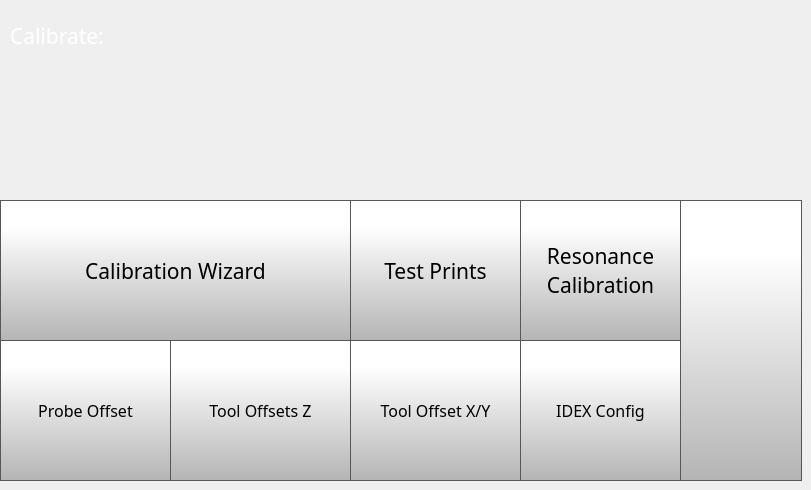
    <widget class="QWidget" name="calibratePage">
     <widget class="QLabel" name="calibrateLabel">
      <property name="geometry">
       <rect>
        <x>10</x>
        <y>20</y>
        <width>231</width>
        <height>31</height>
       </rect>
      </property>
      <property name="font">
       <font>
        <family>Gotham</family>
        <pointsize>16</pointsize>
        <bold>false</bold>
       </font>
      </property>
      <property name="styleSheet">
       <string notr="true">color: rgb(255, 255, 255);</string>
      </property>
      <property name="text">
       <string>Calibrate:</string>
      </property>
     </widget>
     <widget class="QPushButton" name="calibrateBackButton">
      <property name="geometry">
       <rect>
        <x>680</x>
        <y>200</y>
        <width>122</width>
        <height>281</height>
       </rect>
      </property>
      <property name="minimumSize">
       <size>
        <width>0</width>
        <height>0</height>
       </size>
      </property>
      <property name="font">
       <font>
        <family>Gotham Light</family>
        <pointsize>16</pointsize>
       </font>
      </property>
      <property name="styleSheet">
       <string notr="true">QPushButton {
     border: 1px solid rgb(87, 87, 87);
	background-color: qlineargradient(spread:pad, x1:0, y1:1, x2:0, y2:0.188, stop:0 rgba(180, 180, 180, 255), stop:1 rgba(255, 255, 255, 255));


}

QPushButton:pressed {
    background-color: qlineargradient(x1: 0, y1: 0, x2: 0, y2: 1,
                                      stop: 0 #dadbde, stop: 1 #f6f7fa);
}

QPushButton:flat {
    border: none; /* no border for a flat push button */
}

QPushButton:default {
    border-color: navy; /* make the default button prominent */
}</string>
      </property>
      <property name="text">
       <string/>
      </property>
      <property name="icon">
       <iconset>
        <normaloff>templates/img/arrows-4.png</normaloff>templates/img/arrows-4.png</iconset>
      </property>
      <property name="iconSize">
       <size>
        <width>70</width>
        <height>70</height>
       </size>
      </property>
      <property name="checkable">
       <bool>false</bool>
      </property>
      <property name="autoDefault">
       <bool>false</bool>
      </property>
      <property name="default">
       <bool>false</bool>
      </property>
      <property name="flat">
       <bool>false</bool>
      </property>
     </widget>
     <widget class="QToolButton" name="calibrationWizardButton">
      <property name="geometry">
       <rect>
        <x>0</x>
        <y>200</y>
        <width>351</width>
        <height>141</height>
       </rect>
      </property>
      <property name="font">
       <font>
        <family>Gotham</family>
        <pointsize>16</pointsize>
       </font>
      </property>
      <property name="styleSheet">
       <string notr="true">QToolButton {
     border: 1px solid rgb(87, 87, 87);
	background-color: qlineargradient(spread:pad, x1:0, y1:1, x2:0, y2:0.188, stop:0 rgba(180, 180, 180, 255), stop:1 rgba(255, 255, 255, 255));


}

QToolButton:pressed {
    background-color: qlineargradient(x1: 0, y1: 0, x2: 0, y2: 1,
                                      stop: 0 #dadbde, stop: 1 #f6f7fa);
}

QToolButton:flat {
    border: none; /* no border for a flat push button */
}

QToolButton:default {
    border-color: navy; /* make the default button prominent */
}

QToolButton:focus {
	outline: none;
}</string>
      </property>
      <property name="text">
       <string>Calibration Wizard</string>
      </property>
      <property name="icon">
       <iconset>
        <normaloff>templates/img/magic-wand.png</normaloff>templates/img/magic-wand.png</iconset>
      </property>
      <property name="iconSize">
       <size>
        <width>70</width>
        <height>70</height>
       </size>
      </property>
      <property name="toolButtonStyle">
       <enum>Qt::ToolButtonTextUnderIcon</enum>
      </property>
     </widget>
     <widget class="QToolButton" name="toolOffsetXYButton">
      <property name="geometry">
       <rect>
        <x>350</x>
        <y>340</y>
        <width>171</width>
        <height>141</height>
       </rect>
      </property>
      <property name="font">
       <font>
        <family>Gotham</family>
        <pointsize>12</pointsize>
       </font>
      </property>
      <property name="styleSheet">
       <string notr="true">QToolButton {

     border: 1px solid rgb(87, 87, 87);
	background-color: qlineargradient(spread:pad, x1:0, y1:1, x2:0, y2:0.188, stop:0 rgba(180, 180, 180, 255), stop:1 rgba(255, 255, 255, 255));



}

QToolButton:pressed {
    background-color: qlineargradient(x1: 0, y1: 0, x2: 0, y2: 1,
                                      stop: 0 #dadbde, stop: 1 #f6f7fa);
}

QToolButton:flat {
    border: none; /* no border for a flat push button */
}

QToolButton:default {
    border-color: navy; /* make the default button prominent */
}

QToolButton:focus {
	outline: none;
}</string>
      </property>
      <property name="text">
       <string>Tool Offset X/Y</string>
      </property>
      <property name="icon">
       <iconset>
        <normaloff>templates/img/Tool Offset Icon.png</normaloff>templates/img/Tool Offset Icon.png</iconset>
      </property>
      <property name="iconSize">
       <size>
        <width>70</width>
        <height>70</height>
       </size>
      </property>
      <property name="toolButtonStyle">
       <enum>Qt::ToolButtonTextUnderIcon</enum>
      </property>
     </widget>
     <widget class="QToolButton" name="nozzleOffsetButton">
      <property name="geometry">
       <rect>
        <x>0</x>
        <y>340</y>
        <width>171</width>
        <height>141</height>
       </rect>
      </property>
      <property name="font">
       <font>
        <family>Gotham</family>
        <pointsize>12</pointsize>
       </font>
      </property>
      <property name="styleSheet">
       <string notr="true">QToolButton {

     border: 1px solid rgb(87, 87, 87);
	background-color: qlineargradient(spread:pad, x1:0, y1:1, x2:0, y2:0.188, stop:0 rgba(180, 180, 180, 255), stop:1 rgba(255, 255, 255, 255));



}

QToolButton:pressed {
    background-color: qlineargradient(x1: 0, y1: 0, x2: 0, y2: 1,
                                      stop: 0 #dadbde, stop: 1 #f6f7fa);
}

QToolButton:flat {
    border: none; /* no border for a flat push button */
}

QToolButton:default {
    border-color: navy; /* make the default button prominent */
}

QToolButton:focus {
	outline: none;
}</string>
      </property>
      <property name="text">
       <string>Probe Offset</string>
      </property>
      <property name="icon">
       <iconset>
        <normaloff>templates/img/Nozzle Offset Icon.png</normaloff>templates/img/Nozzle Offset Icon.png</iconset>
      </property>
      <property name="iconSize">
       <size>
        <width>70</width>
        <height>70</height>
       </size>
      </property>
      <property name="toolButtonStyle">
       <enum>Qt::ToolButtonTextUnderIcon</enum>
      </property>
     </widget>
     <widget class="QToolButton" name="toolOffsetZButton">
      <property name="geometry">
       <rect>
        <x>170</x>
        <y>340</y>
        <width>181</width>
        <height>141</height>
       </rect>
      </property>
      <property name="font">
       <font>
        <family>Gotham</family>
        <pointsize>12</pointsize>
       </font>
      </property>
      <property name="styleSheet">
       <string notr="true">QToolButton {

     border: 1px solid rgb(87, 87, 87);
	background-color: qlineargradient(spread:pad, x1:0, y1:1, x2:0, y2:0.188, stop:0 rgba(180, 180, 180, 255), stop:1 rgba(255, 255, 255, 255));



}

QToolButton:pressed {
    background-color: qlineargradient(x1: 0, y1: 0, x2: 0, y2: 1,
                                      stop: 0 #dadbde, stop: 1 #f6f7fa);
}

QToolButton:flat {
    border: none; /* no border for a flat push button */
}

QToolButton:default {
    border-color: navy; /* make the default button prominent */
}

QToolButton:focus {
	outline: none;
}</string>
      </property>
      <property name="text">
       <string>Tool Offsets Z</string>
      </property>
      <property name="icon">
       <iconset>
        <normaloff>templates/img/Tool Z Offset Icon.png</normaloff>templates/img/Tool Z Offset Icon.png</iconset>
      </property>
      <property name="iconSize">
       <size>
        <width>70</width>
        <height>70</height>
       </size>
      </property>
      <property name="toolButtonStyle">
       <enum>Qt::ToolButtonTextUnderIcon</enum>
      </property>
     </widget>
     <widget class="QToolButton" name="testPrintsButton">
      <property name="geometry">
       <rect>
        <x>350</x>
        <y>200</y>
        <width>171</width>
        <height>141</height>
       </rect>
      </property>
      <property name="font">
       <font>
        <family>Gotham</family>
        <pointsize>16</pointsize>
       </font>
      </property>
      <property name="styleSheet">
       <string notr="true">QToolButton {
     border: 1px solid rgb(87, 87, 87);
	background-color: qlineargradient(spread:pad, x1:0, y1:1, x2:0, y2:0.188, stop:0 rgba(180, 180, 180, 255), stop:1 rgba(255, 255, 255, 255));


}

QToolButton:pressed {
    background-color: qlineargradient(x1: 0, y1: 0, x2: 0, y2: 1,
                                      stop: 0 #dadbde, stop: 1 #f6f7fa);
}

QToolButton:flat {
    border: none; /* no border for a flat push button */
}

QToolButton:default {
    border-color: navy; /* make the default button prominent */
}

QToolButton:focus {
	outline: none;
}</string>
      </property>
      <property name="text">
       <string>Test Prints</string>
      </property>
      <property name="icon">
       <iconset>
        <normaloff>templates/img/3d-printing.png</normaloff>templates/img/3d-printing.png</iconset>
      </property>
      <property name="iconSize">
       <size>
        <width>70</width>
        <height>70</height>
       </size>
      </property>
      <property name="toolButtonStyle">
       <enum>Qt::ToolButtonTextUnderIcon</enum>
      </property>
     </widget>
     <widget class="QToolButton" name="idexCalibrationWizardButton">
      <property name="geometry">
       <rect>
        <x>520</x>
        <y>340</y>
        <width>161</width>
        <height>141</height>
       </rect>
      </property>
      <property name="font">
       <font>
        <family>Gotham</family>
        <pointsize>12</pointsize>
       </font>
      </property>
      <property name="styleSheet">
       <string notr="true">QToolButton {

     border: 1px solid rgb(87, 87, 87);
	background-color: qlineargradient(spread:pad, x1:0, y1:1, x2:0, y2:0.188, stop:0 rgba(180, 180, 180, 255), stop:1 rgba(255, 255, 255, 255));



}

QToolButton:pressed {
    background-color: qlineargradient(x1: 0, y1: 0, x2: 0, y2: 1,
                                      stop: 0 #dadbde, stop: 1 #f6f7fa);
}

QToolButton:flat {
    border: none; /* no border for a flat push button */
}

QToolButton:default {
    border-color: navy; /* make the default button prominent */
}

QToolButton:focus {
	outline: none;
}</string>
      </property>
      <property name="text">
       <string>IDEX Config</string>
      </property>
      <property name="icon">
       <iconset>
        <normaloff>templates/img/IDEX.png</normaloff>templates/img/IDEX.png</iconset>
      </property>
      <property name="iconSize">
       <size>
        <width>70</width>
        <height>70</height>
       </size>
      </property>
      <property name="toolButtonStyle">
       <enum>Qt::ToolButtonTextUnderIcon</enum>
      </property>
     </widget>
     <widget class="QToolButton" name="inputShaperCalibrateButton">
      <property name="geometry">
       <rect>
        <x>520</x>
        <y>200</y>
        <width>161</width>
        <height>141</height>
       </rect>
      </property>
      <property name="font">
       <font>
        <family>Gotham</family>
        <pointsize>16</pointsize>
       </font>
      </property>
      <property name="styleSheet">
       <string notr="true">QToolButton {
     border: 1px solid rgb(87, 87, 87);
	background-color: qlineargradient(spread:pad, x1:0, y1:1, x2:0, y2:0.188, stop:0 rgba(180, 180, 180, 255), stop:1 rgba(255, 255, 255, 255));


}

QToolButton:pressed {
    background-color: qlineargradient(x1: 0, y1: 0, x2: 0, y2: 1,
                                      stop: 0 #dadbde, stop: 1 #f6f7fa);
}

QToolButton:flat {
    border: none; /* no border for a flat push button */
}

QToolButton:default {
    border-color: navy; /* make the default button prominent */
}

QToolButton:focus {
	outline: none;
}</string>
      </property>
      <property name="text">
       <string>Resonance 
Calibration</string>
      </property>
      <property name="icon">
       <iconset>
        <normaloff>templates/img/Input Shaper.png</normaloff>templates/img/Input Shaper.png</iconset>
      </property>
      <property name="iconSize">
       <size>
        <width>70</width>
        <height>70</height>
       </size>
      </property>
      <property name="toolButtonStyle">
       <enum>Qt::ToolButtonTextUnderIcon</enum>
      </property>
     </widget>
    </widget>
